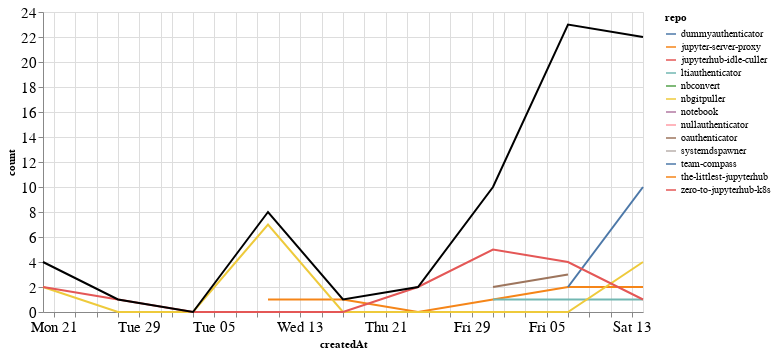

This figure's notebook cell:
### Markdown cell above
### Comments

### Code cell
comments_time = comments.groupby('repo').resample('W', on='createdAt').count()['author'].reset_index()
comments_time = comments_time.rename(columns={'author': 'count'})
comments_time_total = comments_time.groupby('createdAt').agg({"count": "sum"}).reset_index()
ch1 = alt.Chart(comments_time, width=600).mark_line().encode(
    x='createdAt',
    y='count',
    color='repo',
    tooltip="repo"
)

ch2 = alt.Chart(comments_time_total, width=600).mark_line(color="black").encode(
    x='createdAt',
    y='count',
)

ch1 + ch2

### Figure 1 — Vega-Lite specification as saved in the notebook (floating-point values rounded to 4 significant figures)
{"config": {"axisLeft": {"labelFontSize": 15}, "axisBottom": {"labelFontSize": 15}}, "layer": [{"data": {"name": "data-e3fc70b0ac139fb212b87bf2acb8f920"}, "mark": "line", "encoding": {"color": {"type": "nominal", "field": "repo"}, "tooltip": {"type": "nominal", "field": "repo"}, "x": {"type": "temporal", "field": "createdAt"}, "y": {"type": "quantitative", "field": "count"}}, "width": 600}, {"data": {"name": "data-751e081a7fd25f316c24098d86a4cef4"}, "mark": {"type": "line", "color": "black"}, "encoding": {"x": {"type": "temporal", "field": "createdAt"}, "y": {"type": "quantitative", "field": "count"}}, "width": 600}], "$schema": "https://vega.github.io/schema/vega-lite/v4.8.1.json", "datasets": {"data-e3fc70b0ac139fb212b87bf2acb8f920": [{"repo": "dummyauthenticator", "createdAt": "2021-02-14T00:00:00", "count": 1}, {"repo": "jupyter-server-proxy", "createdAt": "2021-01-10T00:00:00", "count": 1}, {"repo": "jupyter-server-proxy", "createdAt": "2021-01-17T00:00:00", "count": 1}, {"repo": "jupyter-server-proxy", "createdAt": "2021-01-24T00:00:00", "count": 0}, {"repo": "jupyter-server-proxy", "createdAt": "2021-01-31T00:00:00", "count": 1}, {"repo": "jupyter-server-proxy", "createdAt": "2021-02-07T00:00:00", "count": 2}, {"repo": "jupyter-server-proxy", "createdAt": "2021-02-14T00:00:00", "count": 2}, {"repo": "jupyterhub-idle-culler", "createdAt": "2021-01-31T00:00:00", "count": 1}, {"repo": "ltiauthenticator", "createdAt": "2021-01-31T00:00:00", "count": 1}, {"repo": "ltiauthenticator", "createdAt": "2021-02-07T00:00:00", "count": 1}, {"repo": "ltiauthenticator", "createdAt": "2021-02-14T00:00:00", "count": 1}, {"repo": "nbconvert", "createdAt": "2021-02-07T00:00:00", "count": 9}, {"repo": "nbgitpuller", "createdAt": "2020-12-20T00:00:00", "count": 2}, {"repo": "nbgitpuller", "createdAt": "2020-12-27T00:00:00", "count": 0}, {"repo": "nbgitpuller", "createdAt": "2021-01-03T00:00:00", "count": 0}, {"repo": "nbgitpuller", "createdAt": "2021-01-10T00:00:00", "count": 7}, {"repo": "nbgitpuller", "createdAt": "2021-01-17T00:00:00", "count": 0}, {"repo": "nbgitpuller", "createdAt": "2021-01-24T00:00:00", "count": 0}, {"repo": "nbgitpuller", "createdAt": "2021-01-31T00:00:00", "count": 0}, {"repo": "nbgitpuller", "createdAt": "2021-02-07T00:00:00", "count": 0}, {"repo": "nbgitpuller", "createdAt": "2021-02-14T00:00:00", "count": 4}, {"repo": "notebook", "createdAt": "2021-02-07T00:00:00", "count": 2}, {"repo": "nullauthenticator", "createdAt": "2021-02-14T00:00:00", "count": 1}, {"repo": "oauthenticator", "createdAt": "2021-01-31T00:00:00", "count": 2}, {"repo": "oauthenticator", "createdAt": "2021-02-07T00:00:00", "count": 3}, {"repo": "systemdspawner", "createdAt": "2021-02-14T00:00:00", "count": 1}, {"repo": "team-compass", "createdAt": "2021-02-07T00:00:00", "count": 2}, {"repo": "team-compass", "createdAt": "2021-02-14T00:00:00", "count": 10}, {"repo": "the-littlest-jupyterhub", "createdAt": "2021-02-14T00:00:00", "count": 1}, {"repo": "zero-to-jupyterhub-k8s", "createdAt": "2020-12-20T00:00:00", "count": 2}, {"repo": "zero-to-jupyterhub-k8s", "createdAt": "2020-12-27T00:00:00", "count": 1}, {"repo": "zero-to-jupyterhub-k8s", "createdAt": "2021-01-03T00:00:00", "count": 0}, {"repo": "zero-to-jupyterhub-k8s", "createdAt": "2021-01-10T00:00:00", "count": 0}, {"repo": "zero-to-jupyterhub-k8s", "createdAt": "2021-01-17T00:00:00", "count": 0}, {"repo": "zero-to-jupyterhub-k8s", "createdAt": "2021-01-24T00:00:00", "count": 2}, {"repo": "zero-to-jupyterhub-k8s", "createdAt": "2021-01-31T00:00:00", "count": 5}, {"repo": "zero-to-jupyterhub-k8s", "createdAt": "2021-02-07T00:00:00", "count": 4}, {"repo": "zero-to-jupyterhub-k8s", "createdAt": "2021-02-14T00:00:00", "count": 1}], "data-751e081a7fd25f316c24098d86a4cef4": [{"createdAt": "2020-12-20T00:00:00", "count": 4}, {"createdAt": "2020-12-27T00:00:00", "count": 1}, {"createdAt": "2021-01-03T00:00:00", "count": 0}, {"createdAt": "2021-01-10T00:00:00", "count": 8}, {"createdAt": "2021-01-17T00:00:00", "count": 1}, {"createdAt": "2021-01-24T00:00:00", "count": 2}, {"createdAt": "2021-01-31T00:00:00", "count": 10}, {"createdAt": "2021-02-07T00:00:00", "count": 23}, {"createdAt": "2021-02-14T00:00:00", "count": 22}]}}
